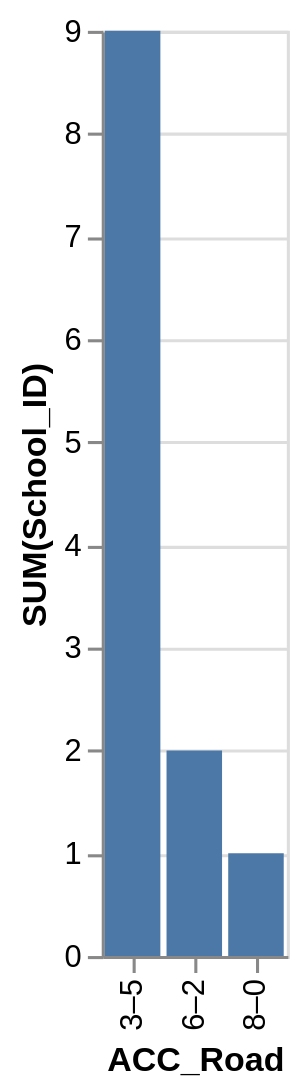

Express this chart as Vega-Lite.
### Vega-Lite specification from a JSON file in a GitHub repository (floating-point values rounded to 4 significant figures)
{"data": {"values": [{"x_data": "3–5", "y_data": 9}, {"x_data": "6–2", "y_data": 2}, {"x_data": "8–0", "y_data": 1}]}, "mark": "bar", "encoding": {"x": {"field": "x_data", "type": "nominal", "title": "ACC_Road", "sort": {"op": "sum", "field": "y_data", "order": "descending"}}, "y": {"field": "y_data", "type": "quantitative", "title": "SUM(School_ID)"}}}
